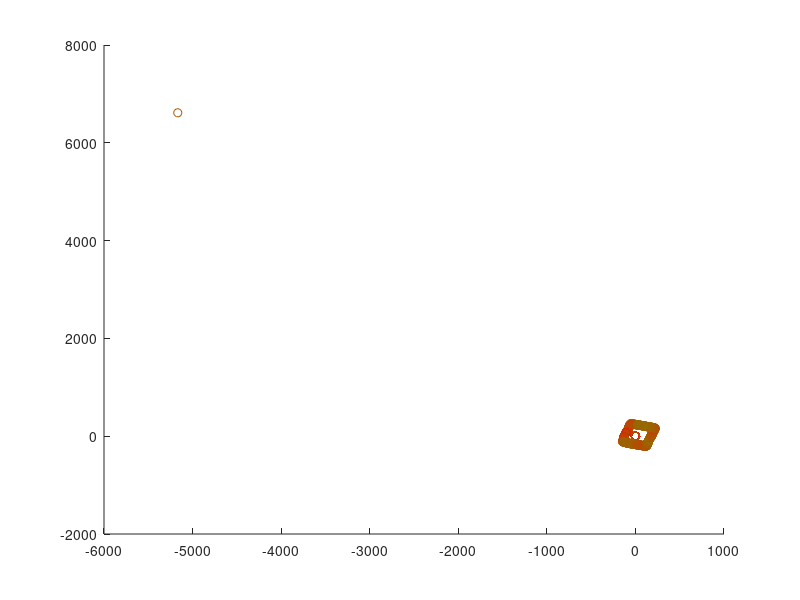

Reproduce this figure in MATLAB.
fileID = fopen('testfile.txt','r');

formatSpec = '%d %d %d';
A = fscanf(fileID,formatSpec);
A1 = reshape(A, 3, [])';

fclose(fileID);


figure("Color", "white");
hold on;
for k = 1:1e3
    quality = A1(k, 1)/64;
    angle = A1(k, 2);
    distance = A1(k,3);

    x = cos(deg2rad(angle)) * distance;
    y = sin(deg2rad(angle)) * distance;

    col_good = [0, 1, 0];
    col_bad = [1,0,0];

    col = col_bad * (1-quality) + col_good * quality;

    plot(x, y, "o", "Color", col);
end
